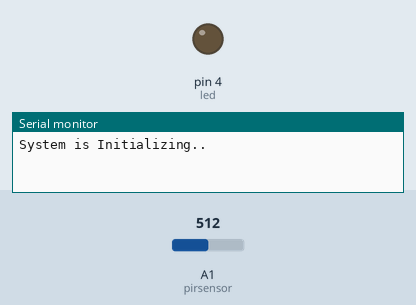
Simulated run of this sketch. Board: Arduino Uno, built with avr-gcc and run on an emulated ATmega328P. Parts: output pins drawn as LEDs (lit = HIGH), the last lines printed to the serial monitor. The test bench sets the inputs (shaded band); at power-on: A1 (pirsensor) = 512. The modem accepts every AT command (registered, SIM ready, sends succeed) and sends nothing else.

Above: at 0.1 s.
At 11.2 s:
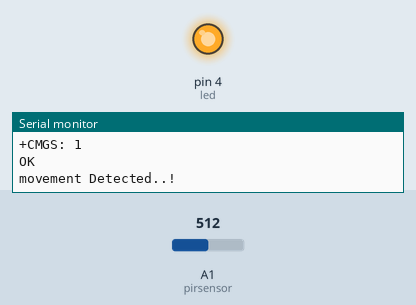
Timing chart, 0 to 12.7 s (numbered marks = the images above):
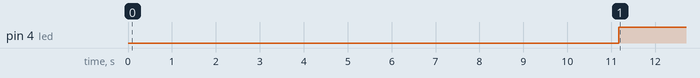

Measured:
- by itself, pin 4 (led): LOW → HIGH at 11.2 s

The sketch:

gsm_based_hss.ino
```cpp
#include <SoftwareSerial.h>
SoftwareSerial mysim(7,8); // connect gsm modem on this pin
String smstext;


int led = 4;  //led connected to pin 4

const int pirsensor = A1;
int threshold = 250;

void setup() {
      Serial.begin(9600);
      mysim.begin(9600);
      Serial.println("System is Initializing..");

      pinMode (led,OUTPUT);
      pinMode (pirsensor,INPUT);

      digitalWrite(led, LOW);
      delay(5000);
}

void loop() {
      int ppm = analogRead(pirsensor);
      Serial.println(ppm);

      if (ppm > threshold)
      {
      smstext =  "\nmovement Detected..!";
      sendSMS(smstext);
      Serial.println(smstext);

      digitalWrite(led,HIGH);
      delay(5000);
      mysim.println("ATD+YYxxxxxxxxxx;");
      updateSerial();
      Serial.println("Calling  ");
      delay(50000);
      mysim.println("ATH");
      updateSerial();
      Serial.println("Hangup Call");

    }
     else
    {
      digitalWrite(led,LOW);

      Serial.println("No movement detected");
    }
  delay (500);
}

void sendSMS(String message)
{
  mysim.print("AT+CMGF=1\r");
  updateSerial();
  delay(1000);

  mysim.println("AT+CMGS=\"+YYxxxxxxxxxx\"");
  updateSerial();
  delay(1000);

  mysim.println(message);
  updateSerial();
  delay(1000);

  mysim.println((char)26);
  updateSerial();
  delay(1000);

  mysim.println();
  delay(100);

}

void updateSerial()
{
  delay(500);
  while (Serial.available())
  {
    mysim.write(Serial.read());
  }
  while(mysim.available())
  {
    Serial.write(mysim.read());
  }
}
```
